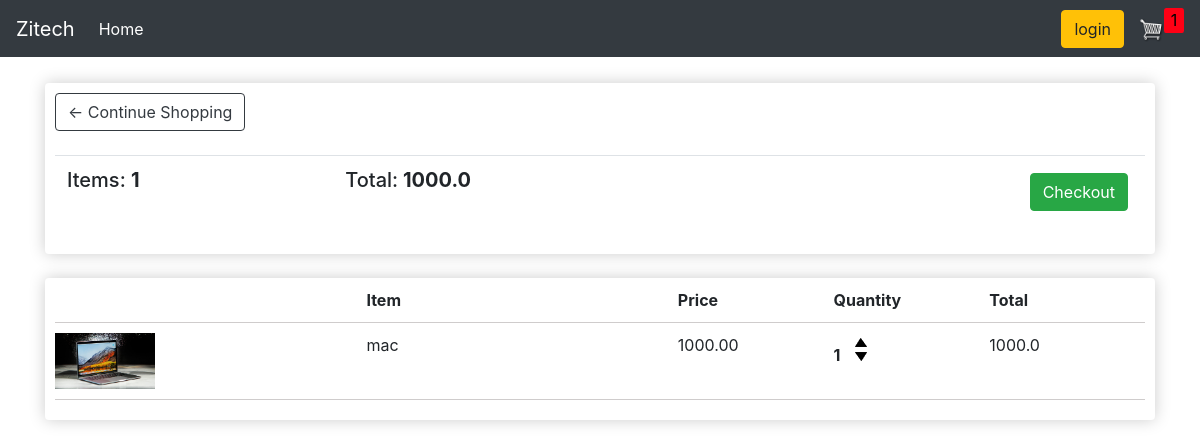
Page /second/ (signed in) on the committed database.
### app/models.py (models this page shows, shortened)
class Ordre(models.Model):
    client = models.ForeignKey(Client,on_delete=models.SET_NULL,blank=True,null=True)
    date_ordre = models.DateTimeField(auto_now_add=True)
    complete = models.BooleanField(default=False,null=True,blank=True)
    transaction_id = models.CharField(max_length=200, null = True)
    @property
    def get_prix_total(self):
        article_commande = self.article_commande_set.all()
        total = sum([article.totale for article in article_commande])
        return total
    @property
    def get_prix_quantite(self):
        article_commande = self.article_commande_set.all()
        quantite = sum([article.quantite for article in article_commande])
        return quantite

class Article_commande(models.Model):
    Produit = models.ForeignKey(Produit,on_delete=models.SET_NULL,blank=True,null=True)
    ordre = models.ForeignKey(Ordre,on_delete=models.SET_NULL,blank=True,null=True)
    quantite = models.IntegerField(default=0,blank=True,null=True)
    date_ajouter = models.DateTimeField(auto_now_add=True)
    @property
    def totale(self):
        total = self.Produit.prix * self.quantite
        return total

class Produit(models.Model):
    nom = models.CharField(max_length=200)
    prix = models.FloatField(max_length=200)
    digital = models.BooleanField(default=False, null=True, blank=True)
    image = models.ImageField(null=True,blank=True)
    @property
    def  imageUrl(self):
        try:
            url = self.image.url
        except:
            url = ''
        return url

### app/views.py (the view)
# urls.py: path('second/', views.panier, name='second'),
def panier(request):
    if request.user.is_authenticated:
        client = request.user.client
        ordre,created = Ordre.objects.get_or_create(client = client,complete=False)
        items = ordre.article_commande_set.all()
        print(items)
        get_prix_quantite = ordre.get_prix_quantite
    else:
        items = []
        ordre = {'get_prix_total':0 , 'get_prix_quantite':0}
        get_prix_quantite = ordre['get_prix_quantite']
    context= {
        "items": items,
        "ordre":ordre,
        "get_prix_quantite":get_prix_quantite
    }
    return render(request,'second-detail.html',context)

### app/templates/second-detail.html
{% extends 'home.html' %}
{% load static %}
{% block content %}
    <div class="row mt-3">
        <div class="col-lg-12">
            <div class="box">
                <a  class="btn btn-outline-dark" href="{%url 'detail'%}">&#x2190; Continue Shopping</a>
                <br>
                <br>
                <table class="table">
                    <tr>
                        <th><h5>Items: <strong>{{ordre.get_prix_quantite}}</strong></h5></th>
                        <th><h5>Total:<strong> {{ordre.get_prix_total}}</strong></h5></th>
                        <th>
                            <a  style="float:right; margin:5px;" class="btn btn-success" href="{%url 'checkout'%}">Checkout</a>
                        </th>
                    </tr>
                </table>
            </div><br>
            <div class="box">
                <div class="cart-row">
                    <div style="flex: 2;"></div>
                    <div style="flex: 2;"><strong>Item</strong></div>
                    <div style="flex: 1;"><strong>Price</strong></div>
                    <div style="flex: 1;"><strong>Quantity</strong></div>
                    <div style="flex: 1;"><strong>Total</strong></div>
                </div>
                {% for item in items %}
                    <div class="cart-row">
                        <div style="flex:2;"><img class="row-image" src="{{ item.Produit.imageUrl }}"></div>
                        <div style="flex:2;"><p>{{item.Produit.nom}}</p></div>
                        <div style="flex:1;"><p>{{item.Produit.prix|floatformat:2}}</p></div>
                        <div style="flex:1;">
                            <p class="quantity">{{item.quantite}}</p>
                            <div class="quantity">
                                <img data-produit= {{item.Produit.id}} data-action="add" class="chg-quantity  demo" src="{%static 'images/up.png'%}">
                                <img data-produit= {{item.Produit.id}} data-action="remove" class="chg-quantity  demo" src="{%static 'images/down1.png'%}">
                            </div>
                        </div>
                        <div style="flex:1;"><p>{{item.totale}}</p></div>
                    </div>
                {% endfor %}
            </div>
        </div>
    </div>
{% endblock %}

### app/static/css/main.css (style rules this page uses)
.box { background-color: #fff; padding: 10px; box-shadow: hsl(0,0%,80%) 0 0 16px; border-radius: 4px; }
.row-image { width: 100px; }
.cart-row { display: flex; align-items: flex-stretch; padding-bottom: 10px; margin-bottom: 10px; border-bottom: 1px solid #cfcccc; }
.quantity { display: inline-block; font-weight: 700; padding-right:10px; }
.chg-quantity { width: 12px; cursor: pointer; display: block; margin-top: 5px; transition:.1s; }
.col-lg-4, .col-lg-6, .col-lg-8, .col-lg-12 { margin-top: 10px; }

### rows in the picture
Ordre: get_prix_quantite "1", get_prix_total "1000.0"
Article_commande: Produit.imageUrl (picture), Produit.nom "mac", Produit.prix "1000.00", quantite "1", totale "1000.0"

### other values in the picture
{{ get_prix_quantite }} "1"
